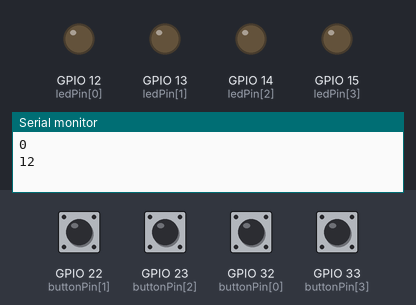
Recording of a program running on a simulated ESP32. Shown: output pins drawn as LEDs (lit = HIGH), the last lines printed to the serial monitor. Dashed ring = blinking. The test bench sets the inputs (shaded band); at power-on: GPIO 22 (buttonPin[1]), GPIO 23 (buttonPin[2]), GPIO 32 (buttonPin[0]), GPIO 33 (buttonPin[3]) HIGH. Random numbers use the default seed unless the program sets one.

Above: at 1.2 s.
1.3 s: GPIO 22 (buttonPin[1]) pulled LOW for 0.15 s
At 1.9 s:
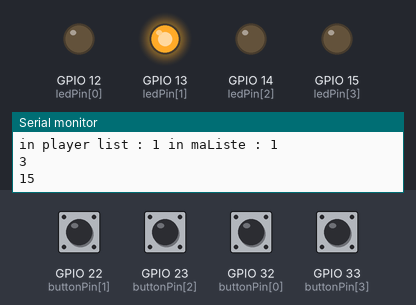
3.8 s: GPIO 32 (buttonPin[0]) pulled LOW for 0.15 s
At 4.6 s:
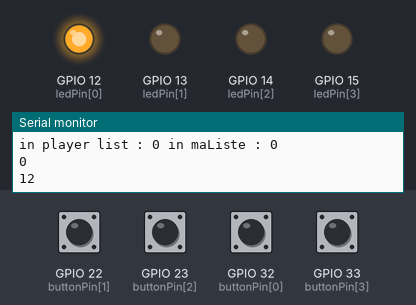
6.4 s: GPIO 23 (buttonPin[2]) pulled LOW for 0.15 s
At 7.2 s:
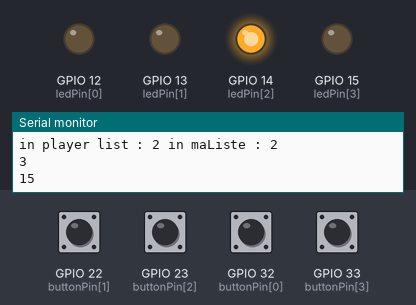
8.9 s: GPIO 33 (buttonPin[3]) pulled LOW for 0.15 s
At 9.7 s:
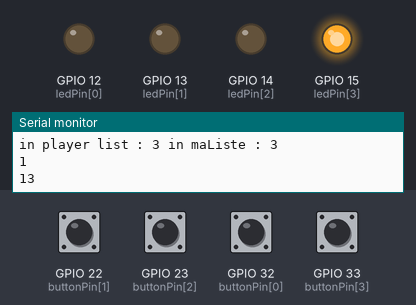
11.5 s: GPIO 22 (buttonPin[1]) driven LOW and GPIO 23 (buttonPin[2]) driven LOW
At 12.0 s:
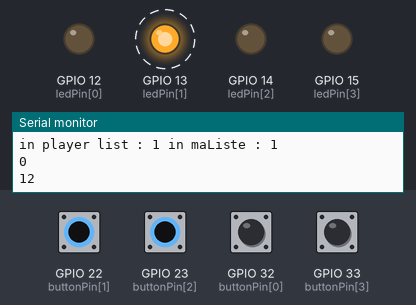
14.5 s: GPIO 22 (buttonPin[1]) driven HIGH
At 15.0 s:
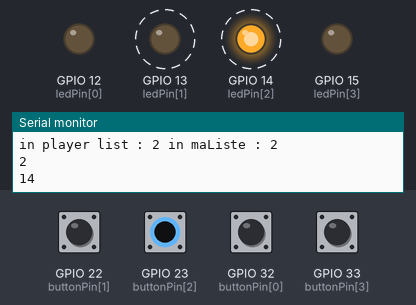
Timing chart, 0 to 18.5 s (numbered marks = the images above; inputs shaded):
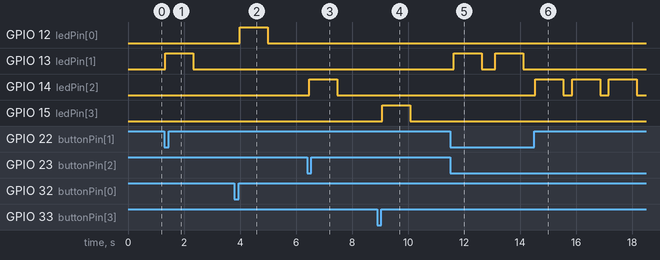

The program:

main.cpp
```cpp
#include <Arduino.h>

int ledPin[4] = {12, 13, 14, 15};
int buttonPin[4] = {32, 22, 23, 33};

const int tailleListe = 10;
int maListe[tailleListe];

int GetPin()
// Récupère le bouton qui va être appuyé en les testant tous a la chaine jusqu'a ce qu'un soit appuyé
{
  while (true)
  {
    // Boucle jusqu'a ce qu'un bouton soit appuyé
    for (int i = 0; i < 4; i++)
    {
      // Teste chaque bouton
      if (digitalRead(buttonPin[i]) == LOW)
      // Si le bouton est appuyé, on retourne son index
      {
        Serial.println(digitalRead(buttonPin[i]));
        return i;
      }
    }
  }
}

void ShowLed(int index)
// Allume les leds dans l'ordre de la liste
{
  for (int i = 0; i < index; i++)
  {
    // Allume les leds dans l'ordre de la liste
    digitalWrite(ledPin[maListe[i]], HIGH);
    delay(1000);
    digitalWrite(ledPin[maListe[i]], LOW);
    delay(300);
  }
}

void setup()
{
  Serial.begin(9600);
  randomSeed(analogRead(A0));

  for (int i = 0; i < 4; i++)
  {
    // Initialisation des pins
    pinMode(ledPin[i], OUTPUT);
    pinMode(buttonPin[i], INPUT_PULLUP);
  }
}

void loop()
{
  int playerList[10];

  for (int index = 0; index < tailleListe; index++)
  {
    int newColor = random(4); // Génère un nombre aléatoire
    Serial.println(newColor);
    Serial.println(ledPin[newColor]);
    maListe[index] = newColor; // Ajoute le nombre a la liste

    ShowLed(index); // Allume les leds dans l'ordre de la liste

    for (int i = 0; i <= index; i++)
    {
      // Récupère le ou les boutons appuyés par le joueur
      playerList[i] = GetPin(); // Récupère le bouton appuyé
      Serial.println("in player list : " + String(playerList[i]) + " in maListe : " + String(maListe[i]));
    }

    for (int i = 0; i <= index; i++)
    {
      // Vérifie si la liste du joueur est identique a la liste générée
      if (maListe[i] != playerList[i])
      {
        // Si la liste est différente, le joueur a perdu
        Serial.println("Perdu !");
        return;
      }
    }
  }
}
```

Measured:
- after the input at 1.3 s, GPIO 13 (ledPin[1]): LOW → HIGH at once, → LOW 1.0 s later
- after the input at 3.8 s, GPIO 12 (ledPin[0]): LOW → HIGH after 0.19 s, → LOW 1.0 s later
- after the input at 6.4 s, GPIO 14 (ledPin[2]): LOW → HIGH after 0.08 s, → LOW 1.0 s later
- after the input at 8.9 s, GPIO 15 (ledPin[3]): LOW → HIGH after 0.19 s, → LOW 1.0 s later
- after the input at 11.5 s, GPIO 13 (ledPin[1]): alternates HIGH for 1.0 s and LOW for 0.49 s, starting after 0.13 s
- after the input at 14.5 s, GPIO 14 (ledPin[2]): alternates HIGH for 1.0 s and LOW for 0.31 s, starting after 0.05 s
